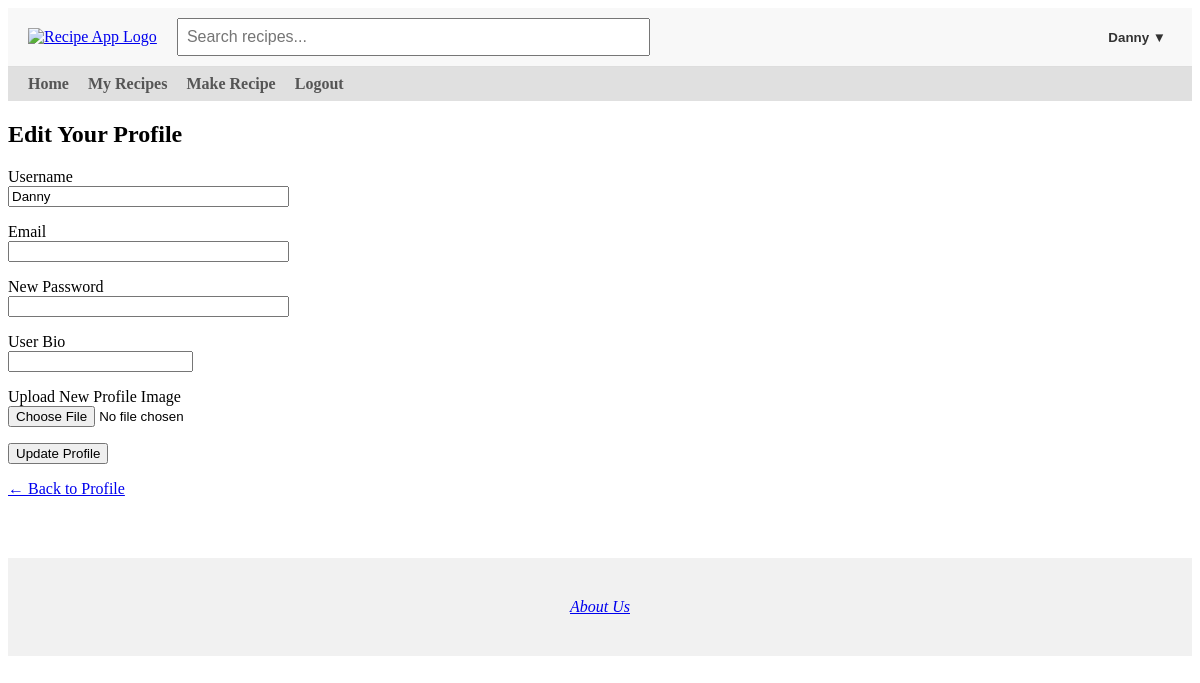
/edit_profile (signed in), run on an earlier commit of the app's database.
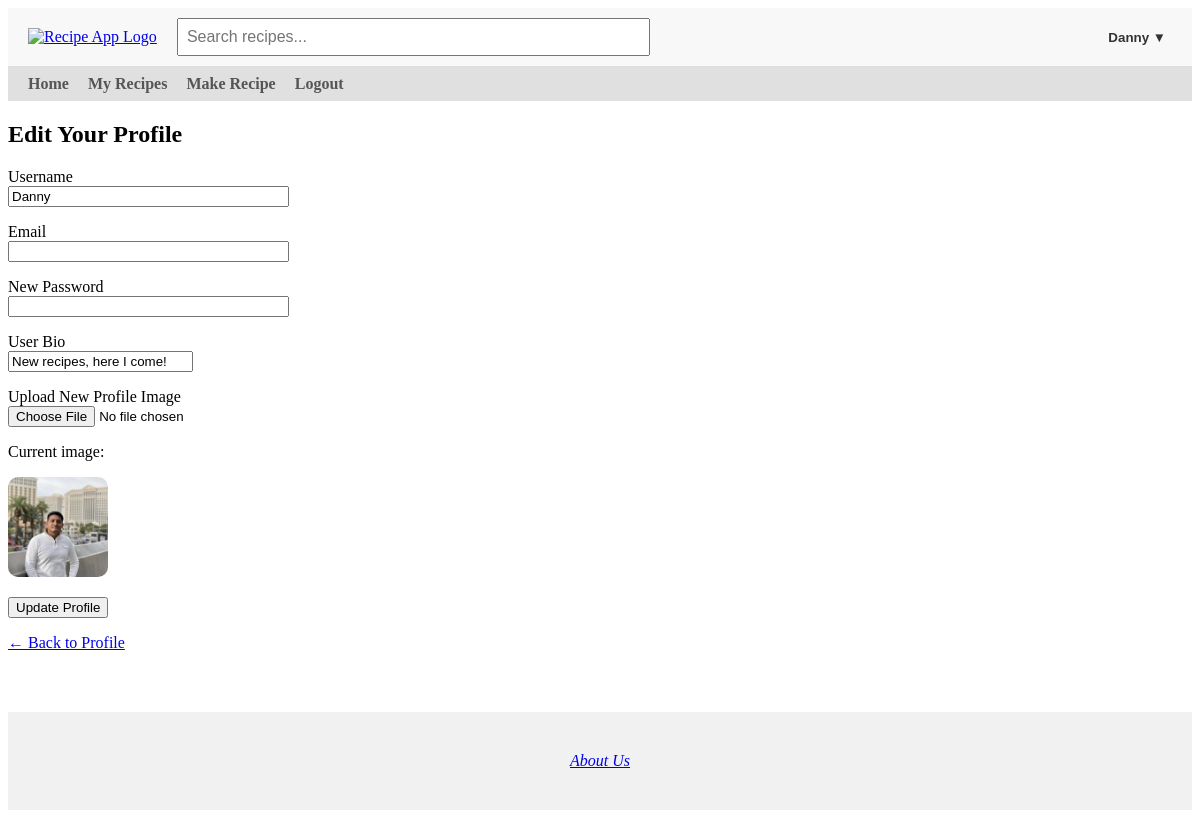
And on a later commit of the database.
### app/models.py (models this page shows)
class User(db.Model, UserMixin):
    id = db.Column(db.Integer, primary_key=True)  # Unique user ID
    username = db.Column(db.String(20), unique=True, nullable=False)  # Username
    email = db.Column(db.String(120), unique=True, nullable=False)  # Email address
    password = db.Column(db.String(60), nullable=False)  # Hashed password
    recipes = db.relationship('Recipe', backref='author', lazy=True)  # Relationship to recipes (one-to-many)
    profile = db.relationship('Profile', backref='user', uselist=False)  # Relationship to profile (one-to-one)

class Profile(db.Model):
    id = db.Column(db.Integer, primary_key=True)
    username = db.Column(db.String(20), unique=True, nullable=False)
    bio = db.Column(db.Text, nullable=True)
    image_filename = db.Column(db.String(120), nullable=True)
    user_id = db.Column(db.Integer, db.ForeignKey('user.id'), nullable=False)

### app/routes.py (the view, shortened to what this page needs)
@app.route('/edit_profile', methods=['GET', 'POST'])
@login_required
def edit_profile():
    profile = Profile.query.filter_by(user_id=current_user.id).first()
    if not profile:
        profile = Profile(username=current_user.username, user_id=current_user.id)
        db.session.add(profile)
    form = ProfileForm(obj=profile)
    return render_template('edit_profile.html', form=form, profile=profile)

### app/forms.py
class ProfileForm(FlaskForm):
    username = StringField('Username', validators=[DataRequired(), Length(min=2, max=32)])
    email = StringField('Email', validators=[DataRequired(), Email()])
    password = PasswordField('New Password', validators=[Optional(), password_requirements])
    bio = StringField('User Bio')
    image = FileField('Upload New Profile Image', validators=[FileAllowed(['jpg', 'jpeg', 'png'], 'Images only!')])
    submit = SubmitField('Update Profile')

### app/routes.py (called while the page is built)
@login_manager.user_loader
def load_user(user_id):
    return User.query.get(int(user_id))

@app.context_processor
def inject_user():
    return dict(current_user=current_user)

### app/templates/edit_profile.html (shortened to what this page needs)
{% extends "base.html" %}
{% block content %}
<h2>Edit Your Profile</h2>
<form method="POST" enctype="multipart/form-data">
    <p>
        {{ form.username.label }}<br>
        {{ form.username(size=32) }}
    </p>
    <p>
        {{ form.email.label }}<br>
        {{ form.email(size=32) }}
    </p>
    <p>
        {{ form.password.label }}<br>
        {{ form.password(size=32) }}
    </p>
    <p>
        {{ form.bio.label }}<br>
        {{ form.bio(rows=4, cols=50) }}
    </p>
    <p>
        {{ form.image.label }}<br>
        {{ form.image() }}
    </p>
    {% if profile and profile.image_filename %}
        <p>Current image:</p>
        <img src="{{ url_for('static', filename='uploads/' + profile.image_filename) }}"
             alt="Profile Image"
             style="width: 100px; height: 100px; object-fit: cover; border-radius: 10px;">
    {% endif %}
    <p>{{ form.submit() }}</p>
</form>
<p><a href="{{ url_for('view_profile') }}">← Back to Profile</a></p>
{% endblock %}

### app/templates/base.html (shortened to what this page needs)
<!DOCTYPE html>
<html lang="en">
<head>
</head>
<body>
    <div class="top-navbar">
        <div class="logo">
            <a href="{{ url_for('home') }}">
                <img src="{{ url_for('static', filename='spartan.png') }}" alt="Recipe App Logo">
            </a>
        </div>
        <div class="search-bar">
            <form action="{{ url_for('visitor_recipes') }}" method="get">
                <input type="text" name="q" placeholder="Search recipes...">
            </form>
        </div>
        <div class="login-link">
            {% if current_user.is_authenticated %}
                <div class="dropdown">
                    <button class="dropdown-toggle">{{ current_user.username }} ▼</button>
                </div>
            {% elif session.get('visitor_email') %}
                <a href="{{ url_for('logout') }}">Exit Visitor Mode</a>
            {% else %}
                <a href="{{ url_for('login') }}">Login</a>
            {% endif %}
        </div>
    </div>
    <div class="bottom-navbar">
    <a href="{{ url_for('home') }}" {% if request.endpoint == 'home' %}class="active"{% endif %}>Home</a>
    {% if current_user.is_authenticated %}
        <a href="{{ url_for('recipes') }}" {% if request.endpoint == 'recipes' %}class="active"{% endif %}>My Recipes</a>
        <a href="{{ url_for('make_recipe') }}" {% if request.endpoint == 'make_recipe' %}class="active"{% endif %}>Make Recipe</a>
        <a href="{{ url_for('logout') }}">Logout</a>
    {% elif session.get('visitor_email') %}
        <a href="{{ url_for('visitor_recipes') }}" {% if request.endpoint == 'visitor_recipes' %}class="active"{% endif %}>Visitor Recipes</a>
        <a href="{{ url_for('logout') }}">Exit Visitor Mode</a>
    {% else %}
        <a href="{{ url_for('login') }}" {% if request.endpoint == 'login' %}class="active"{% endif %}>Login</a>
        <a href="{{ url_for('register') }}" {% if request.endpoint == 'register' %}class="active"{% endif %}>Register</a>
    {% endif %}
    </div>
    {% block content %}{% endblock %}
    <footer>
    <a href="{{ url_for('about_us') }}">About Us</a>
</footer>
</body>
</html>

What changed in the data, as far as the page shows it:
added Profile: username "Danny", bio "New recipes, here I come!", image_filename (picture)
Also different on the page:
text now shown: "Current image:"
